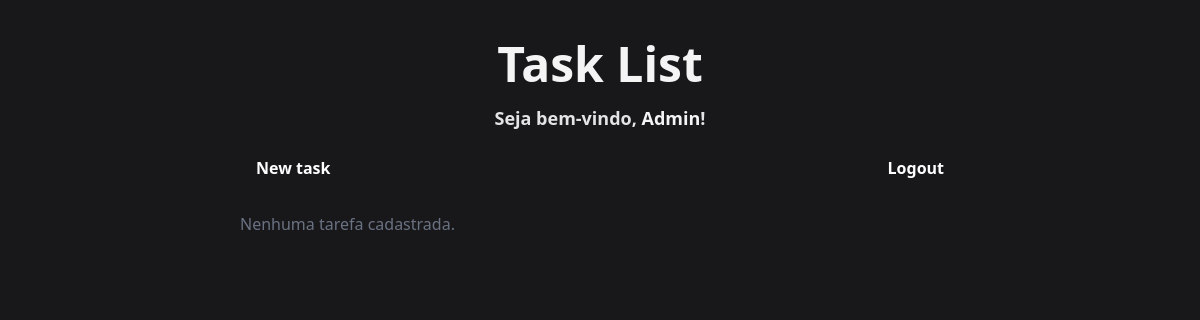
Before: / (signed in) with the older database file.
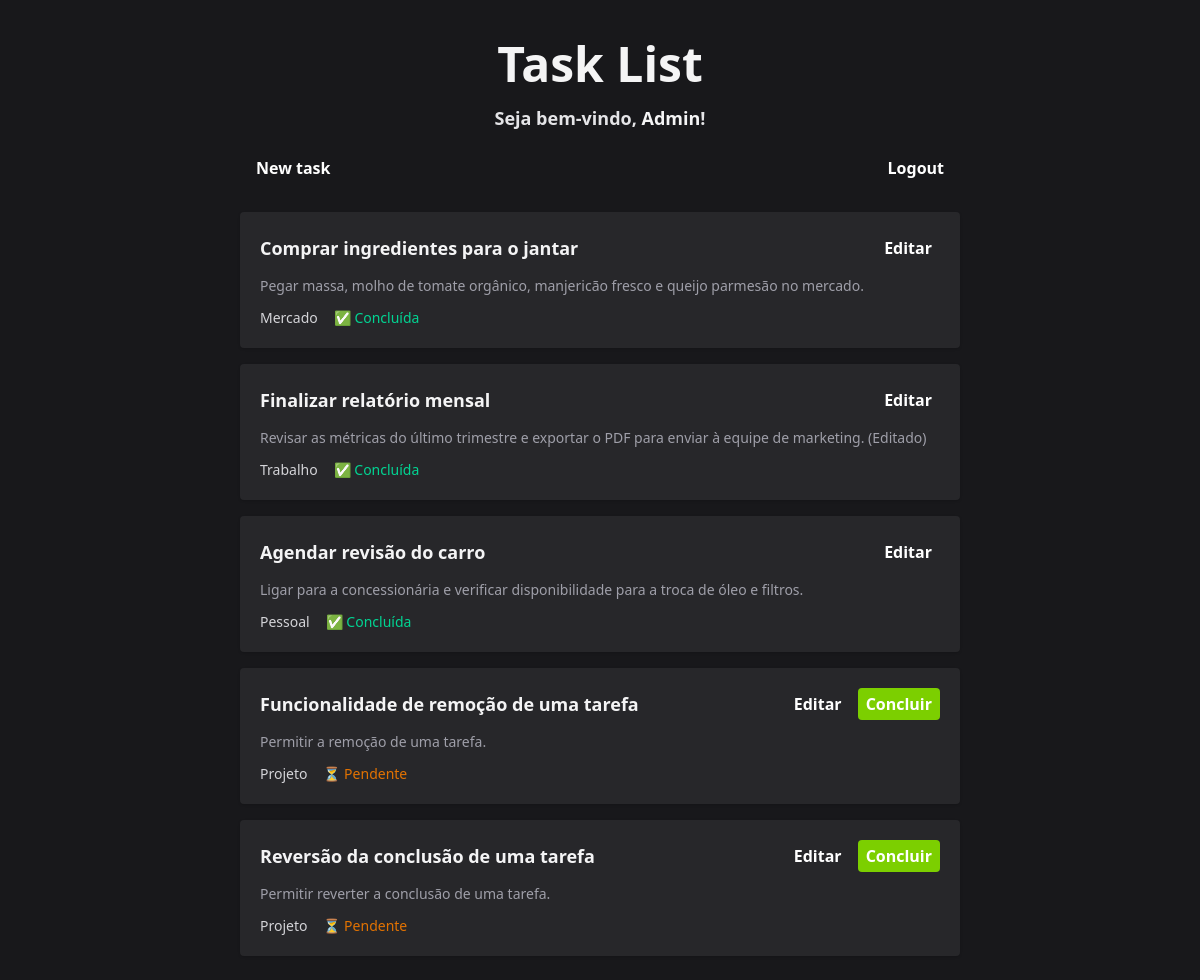
After: the same page with the newer database file.
### core/models.py (models this page shows, shortened)
class Task(models.Model):
    title = models.CharField(max_length=200) #Charfield for short text
    description = models.TextField() #TextField for long text
    is_done = models.BooleanField(default=False)
    created_at = models.DateTimeField(auto_now_add=True)
    category = models.CharField(max_length=100, blank=True, null=True) #New field for category
    user = models.ForeignKey(
        User,
        on_delete=models.CASCADE,
        related_name="tasks",
    )

### core/views.py (the view)
# urls.py: path("", views.TaskListView.as_view(), name="task_list"),
class TaskListView(LoginRequiredMixin, View):
    def get(self, request):
        tasks = Task.objects.filter(user=request.user)
        context = {"tasks": tasks}
        return render(request, "task_list.html", context)

### core/templates/task_list.html (shortened to what this page needs)
<!doctype html>
<html lang="en">
  <head>
    <script src="https://cdn.jsdelivr.net/npm/@tailwindcss/browser@4"></script>
  </head>
  <body class="bg-zinc-900 min-h-screen">
    <div class="max-w-3xl mx-auto p-6">
      <h1 class="text-5xl font-bold text-center text-zinc-100 py-4">
        Task List
      </h1>
      {% if request.user.is_authenticated %}
      <p class="text-lg font-semibold text-zinc-200 text-center">
        Seja bem-vindo, <span class="capitalize font-bold text-zinc-100">{{ request.user.username }}</span>!
      </p>
      {% endif %}
      <div class="flex justify-between align-center gap-2 mt-4">
        <a
          href="{% url 'create_task' %}"
          class="dark:bg-blue-600 dark:hover:bg-blue-700 text-white px-4 py-2 rounded font-semibold transition-colors"
        >
          New task
        </a>
        {% if request.user.is_authenticated %}
        <form method="POST" action="{% url 'logout' %}">
          <button
            type="submit"
            class="dark:bg-red-600 dark:hover:bg-red-700 text-white px-4 py-2 rounded font-semibold transition-colors cursor-pointer"
          >
            Logout
          </button>
        </form>
        {% endif %}
      </div>
      <ul class="space-y-4 mt-6">
        {% for task in tasks %}
        <li class="bg-zinc-800 rounded-[.25rem] shadow-sm p-5 text-zinc-300">
          <div class="flex justify-between items-center mb-3">
            <h3 class="text-lg font-semibold text-zinc-100">
              {{ task.title }}
            </h3>
            <div class="flex gap-2">
              <form method="GET" action="{% url 'update_task' task.id %}">
                <button
                  type="submit"
                  class="rounded-[.25rem] dark:bg-amber-500 dark:hover:bg-amber-600 transition-colors px-2 py-1 text-white font-semibold cursor-pointer"
                >
                  Editar
                </button>
              </form>
              {% if not task.is_done %}
              <form method="POST" action="{% url 'complete_task' task.id %}">
                <button
                  type="submit"
                  class="rounded-[.25rem] bg-lime-500 hover:bg-lime-600 transition-colors px-2 py-1 text-white font-semibold cursor-pointer"
                >
                  Concluir
                </button>
              </form>
              {% endif %}
            </div>
          </div>
          <p class="text-zinc-400 text-sm mt-1">{{ task.description }}</p>
          <div class="flex items-center gap-4 mt-3 text-sm">
            <div>
              <span class="text-zinc-300"> {{ task.category }} </span>
            </div>
            {% if task.is_done %}
            <span class="text-emerald-400 font-medium flex items-center gap-1">
              ✅ Concluída
            </span>
            {% else %}
            <span class="text-amber-600 font-medium flex items-center gap-1">
              ⏳ Pendente
            </span>
            {% endif %}
          </div>
        </li>
        {% empty %}
        <p class="text-gray-500">Nenhuma tarefa cadastrada.</p>
        {% endfor %}
      </ul>
    </div>
  </body>
</html>

Changed rows visible on the page:
now on this page (row unchanged): Task: title "Comprar ingredientes para o jantar", description "Pegar massa, molho de tomate orgânico, manjericão fresco e queijo parmesão no mercado.", category "Mercado", is_done "✅ Concluída"
now on this page (row unchanged): Task: title "Finalizar relatório mensal", description "Revisar as métricas do último trimestre e exportar o PDF para enviar à equipe de marketing. (Editado)", category "Trabalho", is_done "✅ Concluída"
now on this page (row edited): Task: title "Agendar revisão do carro", description "Ligar para a concessionária e verificar disponibilidade para a troca de óleo e filtros.", category "Pessoal", is_done "✅ Concluída"
added Task: title "Funcionalidade de remoção de uma tarefa", is_done "Concluir", description "Permitir a remoção de uma tarefa.", category "Projeto"
added Task: title "Reversão da conclusão de uma tarefa", is_done "Concluir", description "Permitir reverter a conclusão de uma tarefa.", category "Projeto"
Other visible differences:
text no longer shown: "Nenhuma tarefa cadastrada."
